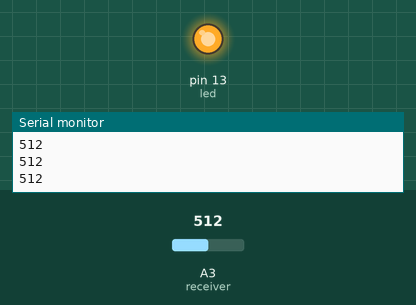
Simulated run of this sketch. Board: Arduino Uno, built with avr-gcc and run on an emulated ATmega328P. On the bench: output pins drawn as LEDs (lit = HIGH), the last lines printed to the serial monitor. The test bench sets the inputs (shaded band); at power-on: A3 (receiver) = 512.

Above: at 1.2 s.
1.3 s: A3 (receiver) set to 494
At 2.3 s:
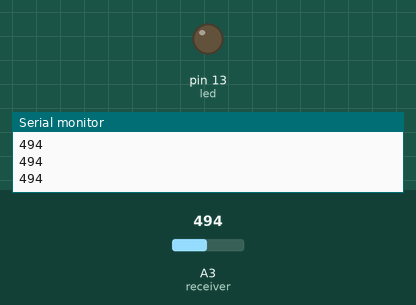
2.8 s: A3 (receiver) set to 522
At 3.7 s:
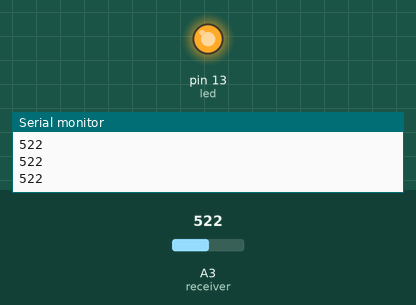
4.3 s: A3 (receiver) set to 511
At 5.2 s:
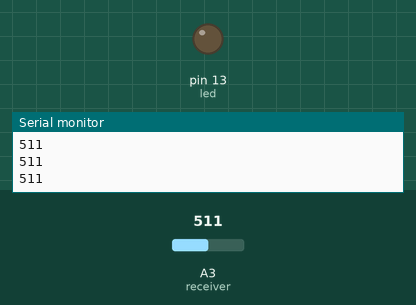
Timing chart, 0 to 7.3 s (numbered marks = the images above; inputs shaded):
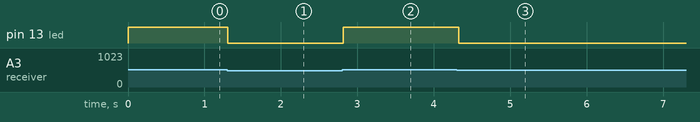

Measured:
- the behaviour switches between 512 and 511 on A3 (receiver) (found by bisection; images 0 and 1)
- after the input at 1.3 s, pin 13 (led): HIGH → LOW at once
- after the input at 2.8 s, pin 13 (led): LOW → HIGH at once
- after the input at 4.3 s, pin 13 (led): HIGH → LOW at once

The sketch:

rf_test_receive_serial.ino
```cpp
int led = 13;
int receiver = 3;

int read_val = 0;
int count = 0;

void setup() {
  pinMode(led, OUTPUT);
  Serial.begin(9600);
}

void loop() {
  read_val = analogRead(receiver);
  Serial.println(read_val);

  if(read_val >= 512) {
    digitalWrite(led, HIGH);
  }else{
    digitalWrite(led, LOW);
  }

  count++;
  delay(50);
}
```
